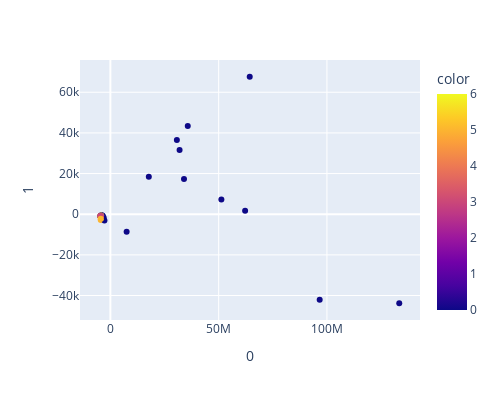

The notebook cell this image was saved under:
### Code cell
components_rf = pca(rf_pred, X_test)
visu_pca(components_rf, rf_pred)

### Figure 1 — Plotly figure (JSON) as saved in the notebook; plotly's stock layout.template omitted (floating-point values rounded to 4 significant figures; data arrays with more than 128 entries replaced by an {"elided": "..."} marker saying what was removed)
{"data": [{"hovertemplate": "0=%{x}<br>1=%{y}<br>color=%{marker.color}<extra></extra>", "legendgroup": "", "marker": {"color": {"elided": "140 int values"}, "coloraxis": "coloraxis", "symbol": "circle"}, "mode": "markers", "name": "", "orientation": "v", "showlegend": false, "type": "scatter", "x": {"elided": "140 float values"}, "xaxis": "x", "y": {"elided": "140 float values"}, "yaxis": "y"}], "layout": {"coloraxis": {"colorbar": {"title": {"text": "color"}}, "colorscale": [[0, "#0d0887"], [0.1111, "#46039f"], [0.2222, "#7201a8"], [0.3333, "#9c179e"], [0.4444, "#bd3786"], [0.5556, "#d8576b"], [0.6667, "#ed7953"], [0.7778, "#fb9f3a"], [0.8889, "#fdca26"], [1, "#f0f921"]]}, "height": 400, "legend": {"tracegroupgap": 0}, "margin": {"t": 60}, "width": 500, "xaxis": {"anchor": "y", "domain": [0, 1], "title": {"text": "0"}}, "yaxis": {"anchor": "x", "domain": [0, 1], "title": {"text": "1"}}}}
